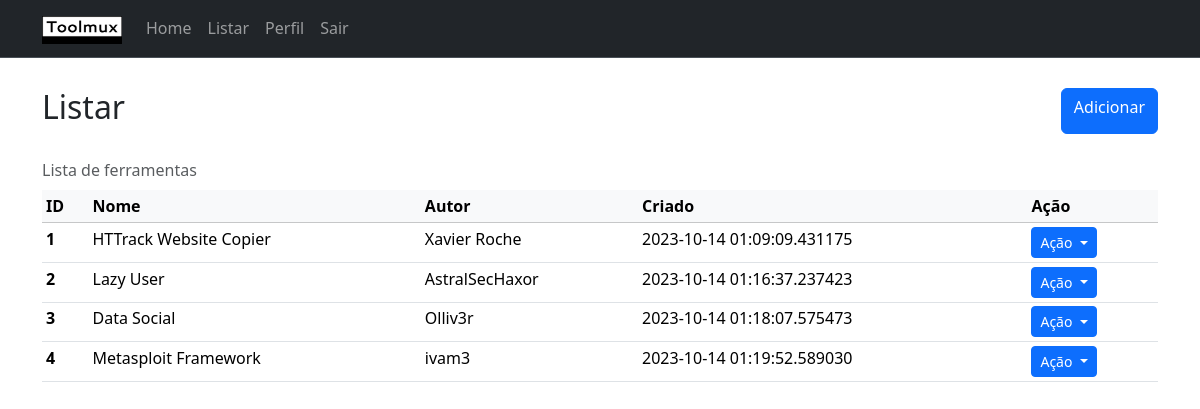
/listar (signed in), run on an earlier commit of the app's database.
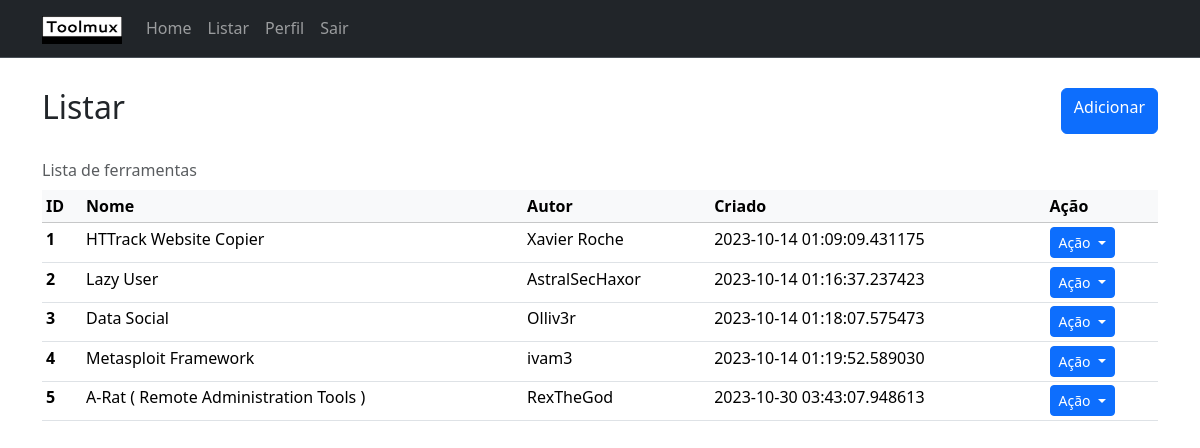
And on a later commit of the database.
### app/models.py (models this page shows)
class Tool(db.Model):
    id = db.Column(db.Integer, primary_key=True)
    name = db.Column(db.String(), nullable=False)
    author = db.Column(db.String(), nullable=False)
    alias = db.Column(db.String(), nullable=True)
    custom_alias = db.Column(db.String(), nullable=True)
    name_repository = db.Column(db.String(), nullable=True)
    link = db.Column(db.String(), nullable=True)
    type_install = db.Column(db.String(), nullable=False)
    category = db.Column(db.String(), nullable=False)
    dependencies = db.Column(db.String(), nullable=True)
    created = db.Column(db.DateTime, default=datetime.utcnow)
    modified = db.Column(db.DateTime, default=datetime.utcnow)

### app/routes.py (the view)
@app.route('/listar', methods=['GET',])
@login_required
def listar():
    tool = Tool.query.limit(10).all()
    return render_template('listar.html', tool=tool, title='Listar')

### app/models.py (called while the page is built)
@login.user_loader
def load_user(id):
    return User.query.get(int(id))

### app/templates/listar.html (shortened to what this page needs)
{% extends 'base.html' %}
{% block content %}
<div class="d-flex justify-content-between">
    <h2>{{ title }}</h2>
    <a class="btn btn btn-primary" href="{{ url_for('cadastrar') }}" role="button">Adicionar</a>
</div>
<table class="table caption-top table-sm mt-3">
    <caption>Lista de ferramentas</caption>
    <thead class="table-light">
	<tr>
	    <th>ID</th>
	    <th>Nome</th>
    	    <th>Autor</th>
	    <th>Criado</th>
	    <th>Ação</th>
        </tr>
    </thead>
    <tbody>
    {% for t in tool %}
	<tr>
	    <th>{{ t.id }}</th>
  	    <td>{{ t.name }}</td>
	    <td>{{ t.author }}</td>
	    <td>{{ t.created }}</td>
	    <td>
	    <div class="dropdown">
  	        <a class="btn btn-sm btn-primary dropdown-toggle"
		href="#"
		role="button"
	        data-bs-toggle="dropdown"
		aria-expanded="false">
		Ação
	        </a>
 	    </div>
	    </td>
	<tr>
    {% endfor %}
    </tbody>
</table>
{% endblock %}

### app/templates/base.html (shortened to what this page needs)
<!DOCTYPE html>
<html lang="pt-br">
    <head>
	<link href="https://cdn.jsdelivr.net/npm/bootstrap@5.3.2/dist/css/bootstrap.min.css" rel="stylesheet">
	<link rel="stylesheet" href="{{ url_for('static', filename='css/custom.css') }}">
    </head>
    <body>
	{% include 'navigation.html' %}
	<div class="container">
	{% block content %}{% endblock %}
        </div>

### app/templates/navigation.html (shortened to what this page needs)
<header>
<nav class="navbar bg-dark navbar-expand-md border-bottom border-body" data-bs-theme="dark">
  <div class="container">
    <a class="navbar-brand"
	href="{{ url_for('index') }}">
      <img src="{{ url_for('static', filename='images/toolmux-logo/png/logo-black.png') }}" class="toolmux-logo">
    </a>
    <div class="collapse navbar-collapse"
	 id="navbarSupportedContent">
      <ul class="navbar-nav me-auto mb-lg-0">
        <li class="nav-item">
	  <a class="nav-link" aria-current="page" href="{{ url_for('index') }}">Home
	  </a>
        </li>
	<li class="nav-item">
	  <a class="nav-link" aria-current="page" href="{{ url_for('listar') }}">Listar
	  </a>
	</li>
	<li class="nav-item">
	  <a class="nav-link" aria-current="page" href="{{ url_for('profile') }}">Perfil
	  </a>
	</li>
	<li class="nav-item">
	  <a class="nav-link" aria-current="page" href="{{ url_for('logout') }}">Sair</a>
	</li>
      </ul>
    </div>
  </div>
</nav>
</header>

### app/static/css/custom.css (style rules this page uses)
header { margin-bottom: 30px !important; }
.toolmux-logo { width: 80px; }

What changed in the data, as far as the page shows it:
added Tool: id "5", name "A-Rat ( Remote Administration Tools )", author "RexTheGod", created "2023-10-30 03:43:07.948613"
